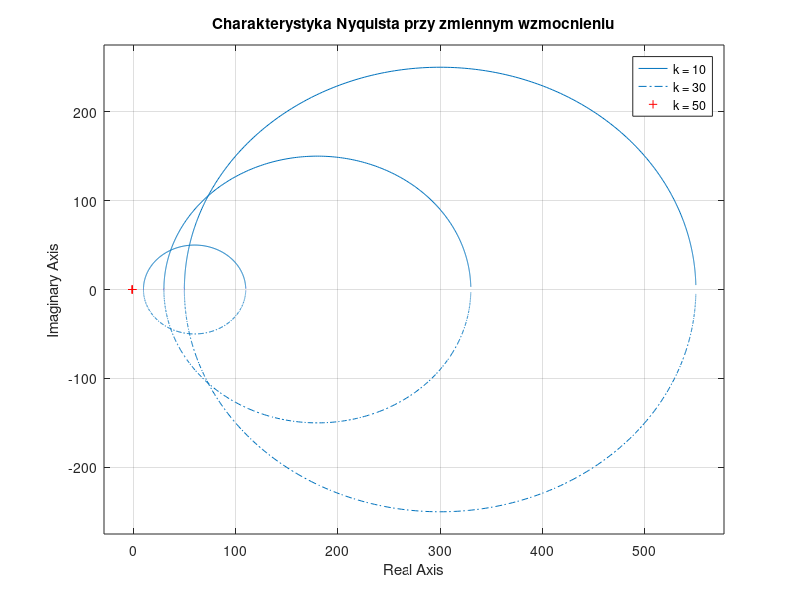
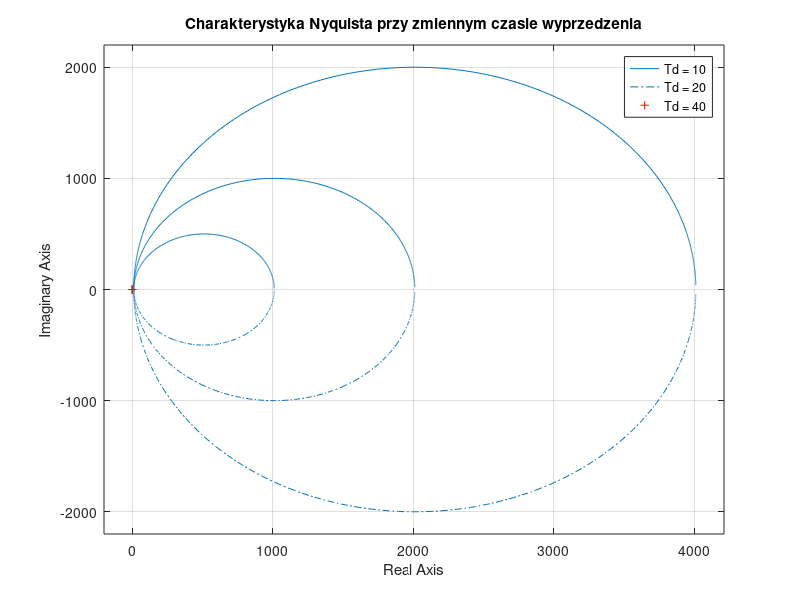
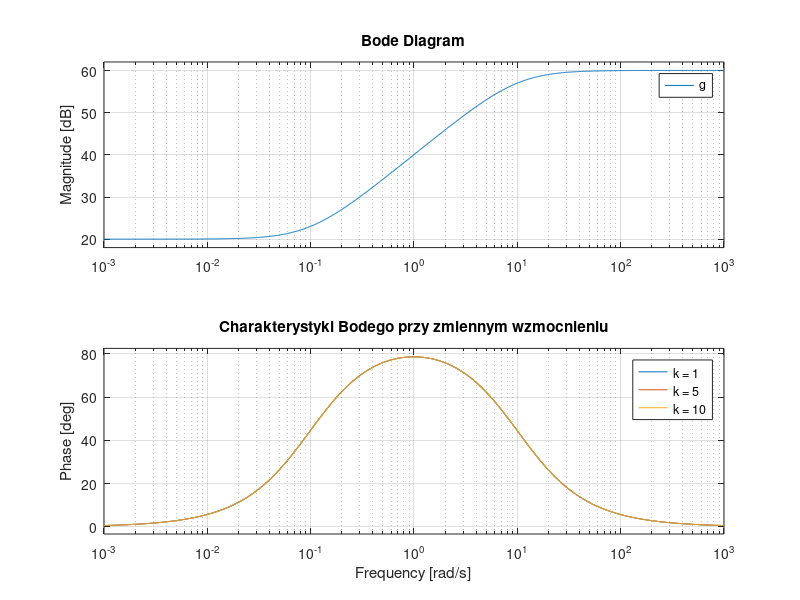
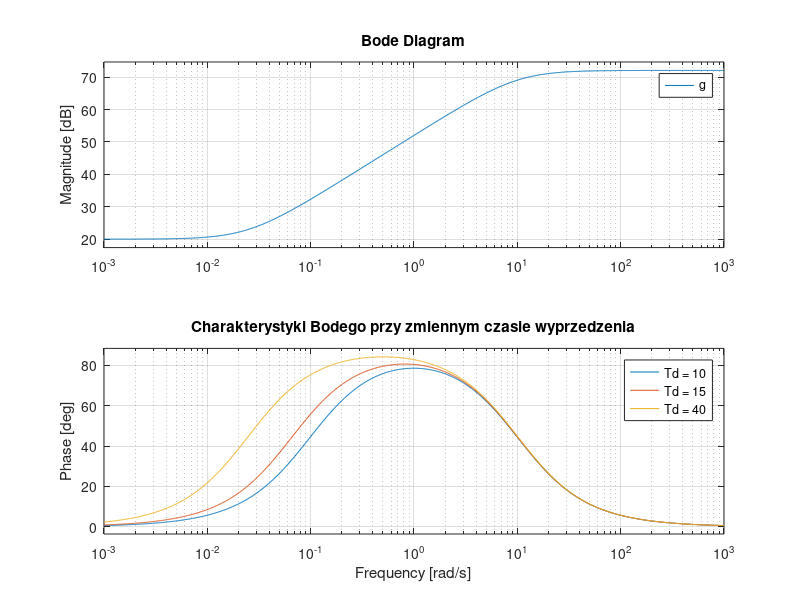

MATLAB code for these plots, in order:
clear all; close all;

% ?????????????????????????????????????????????????????????????
% PI
% Charakterystyka Nyquista
%% *****************************************
figure(1)
k = 10; Td = 100; T = 10;
g = tf([k*T+Td*k,k], [T, 1]);
nyquist(g)
hold on

k = 30; Td = 100; T = 10;
g = tf([k*T+Td*k,k], [T, 1]);
nyquist(g)

k = 50; Td = 100; T = 10;
g = tf([k*T+Td*k,k], [T, 1]);
nyquist(g)


grid on
title('Charakterystyka Nyquista przy zmiennym wzmocnieniu')
legend('k = 10','k = 30','k = 50')

%% *****************************************
figure(2)
k = 10; Td = 10; T = 0.1;
g = tf([k*T+Td*k,k], [T, 1]);
nyquist(g)
hold on

k = 10; Td = 20; T = 0.1;
g = tf([k*T+Td*k,k], [T, 1]);
nyquist(g)

k = 10; Td = 40;T = 0.1;
g = tf([k*T+Td*k,k], [T, 1]);
nyquist(g)


grid on
title('Charakterystyka Nyquista przy zmiennym czasie wyprzedzenia')
legend('Td = 10','Td = 20','Td = 40')

%% *****************************************
figure
k = 10; Td = 40; T = 1;
g = tf([k*T+Td*k,k], [T, 1]);
nyquist(g)
hold on

k = 10; Td = 40; T = 2;
g = tf([k*T+Td*k,k], [T, 1]);
nyquist(g)

k = 10; Td = 40; T = 4;
g = tf([k*T+Td*k,k], [T, 1]);
nyquist(g)

grid on
title('Charakterystyka Nyquista przy zmiennej stalej czasowej')
legend('T = 1','T = 2','T = 4')


%% Charakterystyki Bodego
%% ***************************************************************
figure(3)
k = 1; Td = 10;T = 0.1;
g = tf([k*T+Td*k,k], [T, 1]);
w = logspace(-3, 3, 1000); bode(g, w)
hold on

k = 5; Td = 10;T = 0.1;
g = tf([k*T+Td*k,k], [T, 1]);
bode(g, w)

k = 10; Td = 10;T = 0.1;
g = tf([k*T+Td*k,k], [T, 1]);
bode(g, w)

grid on
title('Charakterystyki Bodego przy zmiennym wzmocnieniu')
legend('k = 1','k = 5','k = 10')

%% *****************************************
figure(4)
k = 10; Td = 10;T = 0.1;
g = tf([k*T+Td*k,k], [T, 1]);
w = logspace(-3, 3, 1000); bode(g, w)
hold on

k = 10; Td = 15;T = 0.1;
g = tf([k*T+Td*k,k], [T, 1]);
w = logspace(-3, 3, 1000); bode(g, w)

k = 10; Td = 40;T = 0.1;
g = tf([k*T+Td*k,k], [T, 1]);
w = logspace(-3, 3, 1000); bode(g, w)


grid on
title('Charakterystyki Bodego przy zmiennym czasie wyprzedzenia')
legend('Td = 10','Td = 15','Td = 40')

%% *****************************************
figure
k = 10; Td = 40;T = 1;
g = tf([k*T+Td*k,k], [T, 1]);
w = logspace(-3, 3, 1000); bode(g, w)
hold on

k = 10; Td = 40;T = 2;
g = tf([k*T+Td*k,k], [T, 1]);
w = logspace(-3, 3, 1000); bode(g, w)

k = 10; Td = 40; T = 4;
g = tf([k*T+Td*k,k], [T, 1]);
w = logspace(-3, 3, 1000); bode(g, w)


grid on
title('Charakterystyki Bodego przy zmiennej stalej czasowej')
legend('T = 1','T = 2','T = 4')